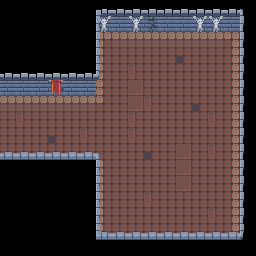

Rendered tile map (Tiled .tmx) drawn with the repository's tilesets; below, a short description and the full map source, tile grids included:
An orthogonal 16x16 tile map with 16x16 px tiles, 3 tile layers (Background, Midground, Foreground), 4 tilesets and 16 objects (8x Goblin, 4x Torch, 2x Chest, Exit, Slime).

<map version="1.2" tiledversion="1.3.4" orientation="orthogonal" renderorder="right-down" width="16" height="16" tilewidth="16" tileheight="16" infinite="0" nextlayerid="7" nextobjectid="20">
 <editorsettings>
  <export target="../assets/maps/boss/270/0.json" format="json" />
 </editorsettings>
 <tileset firstgid="1" name="tilemap" tilewidth="16" tileheight="16" tilecount="72" columns="9">
  <image source="../assets/tilemap.png" width="144" height="128" />
 </tileset>
 <tileset firstgid="73" name="sprite" tilewidth="16" tileheight="16" tilecount="252" columns="28">
  <image source="../assets/spritesheet.png" width="448" height="144" />
 </tileset>
 <tileset firstgid="325" name="tilemap" tilewidth="16" tileheight="16" tilecount="72" columns="9">
  <image source="../assets/tilemap.png" width="144" height="128" />
 </tileset>
 <tileset firstgid="397" name="sprite" tilewidth="16" tileheight="16" tilecount="252" columns="28">
  <image source="../assets/spritesheet.png" width="448" height="144" />
 </tileset>
 <layer id="2" name="Background" width="16" height="16">
  <data encoding="csv">
0,0,0,0,0,0,0,0,0,0,0,0,0,0,0,0,
0,0,0,0,0,0,43,43,43,54,43,43,43,43,43,0,
0,0,0,0,0,0,16,17,17,17,17,17,17,17,18,0,
0,0,0,0,0,0,25,12,12,12,12,21,12,12,27,0,
0,0,0,0,0,0,25,12,22,12,12,12,12,12,27,0,
43,43,43,52,43,43,25,12,13,12,12,12,12,12,27,0,
17,17,17,17,17,17,34,12,13,22,12,12,21,12,27,0,
12,22,12,12,12,12,12,12,22,12,12,12,12,22,27,0,
12,12,12,21,12,22,12,12,22,12,12,12,12,12,27,0,
12,12,12,12,12,12,12,12,12,21,12,13,12,22,27,0,
0,0,0,0,0,0,25,12,12,12,12,13,12,12,27,0,
0,0,0,0,0,0,25,12,12,12,12,13,12,12,27,0,
0,0,0,0,0,0,25,12,12,22,12,12,12,12,27,0,
0,0,0,0,0,0,25,12,12,12,12,12,12,22,27,0,
0,0,0,0,0,0,25,12,12,12,12,12,12,12,27,0,
0,0,0,0,0,0,0,0,0,0,0,0,0,0,0,0
</data>
 </layer>
 <layer id="3" name="Midground" width="16" height="16">
  <data encoding="csv">
0,0,0,0,0,37,37,37,37,37,37,37,37,37,37,37,
0,0,0,0,0,37,14,0,14,0,0,0,14,14,0,37,
0,0,0,0,0,37,0,0,0,0,0,0,0,0,0,37,
0,0,0,0,0,37,0,0,0,0,0,0,0,0,0,37,
37,37,37,37,37,37,0,0,0,0,0,0,0,0,0,37,
0,0,0,5,0,0,0,0,0,0,0,0,0,0,0,37,
0,0,0,0,0,0,0,0,0,0,0,0,0,0,0,37,
0,0,0,0,0,0,0,0,0,0,0,0,0,0,0,37,
0,0,0,0,0,0,0,0,0,0,0,0,0,0,0,37,
0,0,0,0,0,0,0,0,0,0,0,0,0,0,0,37,
37,37,37,37,37,37,0,0,0,0,0,0,0,0,0,37,
0,0,0,0,0,37,0,0,0,0,0,0,0,0,0,37,
0,0,0,0,0,37,0,0,0,0,0,0,0,0,0,37,
0,0,0,0,0,37,0,0,0,0,0,0,0,0,0,37,
0,0,0,0,0,37,0,0,0,0,0,0,0,0,0,37,
0,0,0,0,0,37,37,37,37,37,37,37,37,37,37,37
</data>
 </layer>
 <objectgroup id="4" name="Sprites">
  <object id="2" name="Goblin" gid="101" x="109.448" y="195.201" width="16" height="16" />
  <object id="3" name="Goblin" gid="101" x="109.745" y="81.6283" width="16" height="16" />
  <object id="5" name="Goblin" gid="101" x="210.5" y="194.008" width="16" height="16" />
  <object id="6" name="Torch" gid="163" x="224.212" y="32.1454" width="16" height="16" />
  <object id="7" name="Torch" gid="163" x="14.953" y="94.4462" width="16" height="16" />
  <object id="8" name="Torch" gid="163" x="113.025" y="30.3568" width="16" height="16" />
  <object id="9" name="Torch" gid="163" x="65.9257" y="95.6386" width="16" height="16" />
  <object id="10" name="Chest" gid="107" x="158.632" y="210.999" width="16" height="16" />
  <object id="11" name="Goblin" gid="101" x="213.183" y="77.85" width="16" height="16" />
  <object id="12" name="Chest" gid="107" x="159.229" y="79.6385" width="16" height="16" />
  <object id="13" name="Exit" gid="353" x="167.873" y="140.65" width="16" height="16" />
  <object id="15" name="Slime" gid="157" x="167.575" y="139.16" width="16" height="16" />
  <object id="16" name="Goblin" gid="101" x="135.68" y="65.9264" width="16" height="16" />
  <object id="17" name="Goblin" gid="101" x="134.487" y="215.568" width="16" height="16" />
  <object id="18" name="Goblin" gid="101" x="187.249" y="65.9264" width="16" height="16" />
  <object id="19" name="Goblin" gid="101" x="186.951" y="216.164" width="16" height="16" />
 </objectgroup>
 <layer id="5" name="Foreground" width="16" height="16">
  <data encoding="csv">
0,0,0,0,0,0,56,57,57,57,57,57,57,57,57,40,
0,0,0,0,0,0,49,0,0,0,0,0,0,0,0,49,
0,0,0,0,0,0,49,0,0,0,0,0,0,0,0,49,
0,0,0,0,0,0,49,0,0,0,0,0,0,0,0,49,
57,57,57,57,57,57,58,0,0,0,0,0,0,0,0,49,
0,0,0,0,0,0,0,0,0,0,0,0,0,0,0,49,
0,0,0,0,0,0,0,0,0,0,0,0,0,0,0,49,
0,0,0,0,0,0,0,0,0,0,0,0,0,0,0,49,
0,0,0,0,0,0,0,0,0,0,0,0,0,0,0,49,
66,66,66,66,66,66,40,0,0,0,0,0,0,0,0,49,
0,0,0,0,0,0,49,0,0,0,0,0,0,0,0,49,
0,0,0,0,0,0,49,0,0,0,0,0,0,0,0,49,
0,0,0,0,0,0,49,0,0,0,0,0,0,0,0,49,
0,0,0,0,0,0,49,0,0,0,0,0,0,0,0,49,
0,0,0,0,0,0,65,66,66,66,66,66,66,66,66,58,
0,0,0,0,0,0,0,0,0,0,0,0,0,0,0,0
</data>
 </layer>
</map>
